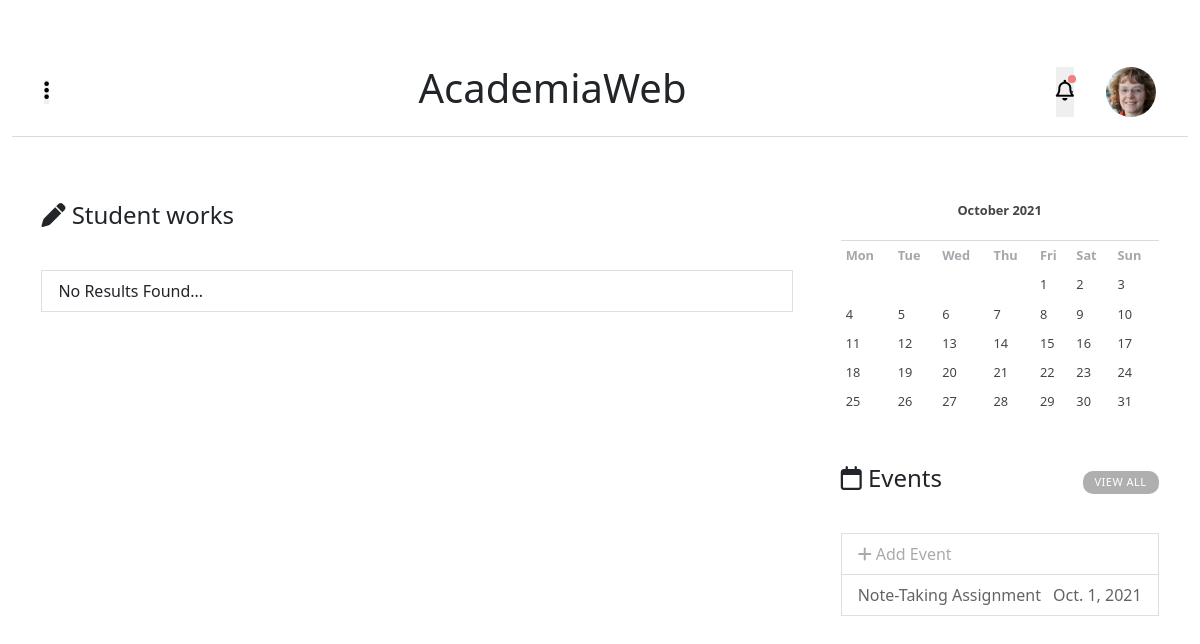
/academiaweb/home/ (signed in), run on an earlier commit of the app's database.
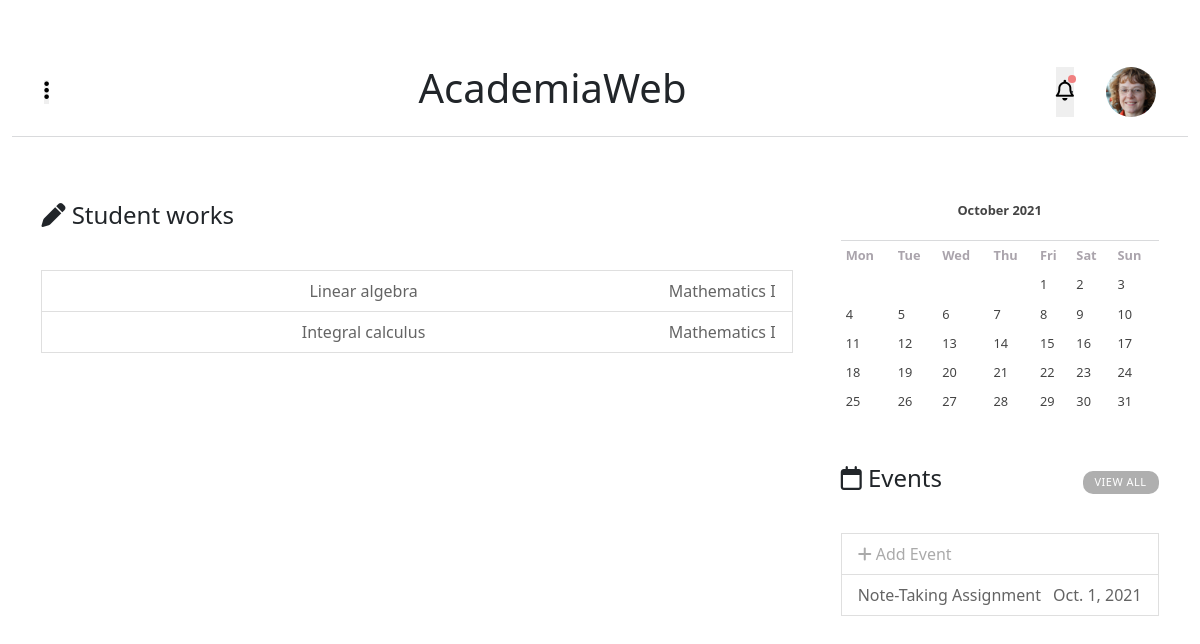
And on a later commit of the database.
### main_app/models.py (models this page shows, shortened)
class Events(models.Model):
    id          = models.AutoField(primary_key=True)
    title       = models.CharField(max_length=50)
    message     = models.TextField()
    event_date  = models.DateField()
    year        = models.ForeignKey(SchoolYears,on_delete=models.CASCADE)
    author      = models.ForeignKey(UserAccount,on_delete=models.CASCADE)
    created     = models.DateTimeField(auto_now_add=datetime.datetime.now())
    class Meta():
        verbose_name        = 'Event'
        verbose_name_plural = 'Events'

class ClassWork(models.Model):
    author   = models.ForeignKey(Teachers,on_delete=models.CASCADE)
    year     = models.ForeignKey(SchoolYears,on_delete=models.CASCADE)
    course   = models.ForeignKey(Courses,on_delete=models.CASCADE)
    topic    = models.ForeignKey(CourseTopic,on_delete=models.CASCADE)
    title    = models.CharField(max_length=50)
    instructions = models.TextField()
    file     = models.FileField(upload_to=upload_location_assignment,null=True,blank=True)
    deadline = models.DateField(null=True,blank=True)
    created = models.DateTimeField(auto_now=datetime.datetime.now())
    def __str__(self):
        return self.title

class CourseTopic(models.Model):
    id          = models.AutoField(primary_key=True)
    course      = models.ForeignKey(Courses,on_delete=models.CASCADE,)
    name        = models.CharField(max_length=200)
    description = models.TextField()
    year        = models.ForeignKey(SchoolYears,on_delete=models.CASCADE)
    class Meta():
        verbose_name        = 'Course Content'
        verbose_name_plural = 'Courses Content'
    def __str__(self):
        return self.name

class Courses(models.Model):
    id             = models.AutoField(primary_key=True)
    name           = models.CharField(max_length=200)
    description    = models.TextField()
    year           = models.ForeignKey(SchoolYears,on_delete=models.CASCADE)
    course_picture = models.ImageField(blank=True,null=True, upload_to=upload_location)
    class Meta():
        verbose_name        = 'Course'
        verbose_name_plural = 'Courses'
    def __str__(self):
        return self.name

### main_app/views.py (the view)
# urls.py: path('home/',views.HomeView,name='home'),
def HomeView(request):
    data = user_profile(request)
    user = data['user']
    notifications = data['notifications']
    year     = timezone.now().year
    month    = timezone.now().month
    calendar = HTMLCalendar().formatmonth(theyear=year,themonth=month)
    events   = Events.objects.filter(event_date__month=month).all()
    classworks  = request_account(request)['classwork']
    admissions = request_account(request)['admissions']
    history    = request_account(request)['history']
    print(classworks)
    context = {'notifications':notifications,
                'user':user,'calendar':calendar,'events':events,
                'classworks':classworks,'admissions':admissions,
                'history':history
    }
    return render(request,'home.html',context)

### main_app/models.py (called while the page is built)
    def __str__(self):
        return self.email

    @property
    def email(self):
        return str(self.user)

### main_app/utils.py (called while the page is built)
def request_account(request):
    data = user_profile(request)
    user = data['user']
    if request.user.is_admin:
        admissions = Applications.objects.order_by('-sent_date').all()
        history = None
        classwork = None
    if request.user.is_student:
        history    = History.objects.order_by('-seen').all()
        admissions = None
        classwork  = ClassWork.objects.filter(year=user.year).all()
    elif request.user.is_teacher:
        classwork  = ClassWork.objects.filter(course=user.courses).all()
        admissions = None
        history = None
    return{'classwork':classwork,'admissions':admissions,'history':history}

### main_app/templates/home.html (shortened to what this page needs)
{% extends 'base_home.html' %}
{% load static %}
{% block content %}
<link rel="stylesheet" href="{% static 'css/home.css' %}">
<div class="content">
    {% if request.user.is_admin %}
    <ul class="list-group">
        <div class="first_request">
            <div class="content-title">
                <h4><i class="fas fa-graduation-cap"></i> Admissions</h4>
                <a href="">View All</a>
            </div>
            {% if admissions %}
            {% for admission in admissions %}
            <li class="list-group-item">
                <a href="{% url 'admission' admission.email  %}">
                    <img src="{{admission.profile_picture.url}}" class="profile_picture">
                    <p id="info1">{{admission.full_name}}</p>
                    <p id="info2">{{admission.sent_date}}</p>
                </a>
            </li>
            {% endfor %}
            {% else %}
            <li class="list-group-item">No Results Found...</li>
            {% endif %}
        </div>
    </ul>
    {% elif request.user.is_teacher %}
    <ul class="list-group">
        <div class="first_request">
            <div class="content-title">
                <h4><i class="fas fa-pen"></i> Student works</h4>
            </div>
            {% if classworks %}
            {% for work in classworks %}
            <li class="list-group-item">
                <a href="">
                    <p id="info2">{{work.topic}}</p>
                    <p id="info1">{{work.course}}</p>
                </a>
            </li>
            {% endfor %}
            {% else %}
            <li class="list-group-item">No Results Found...</li>
            {% endif %}
        </div>
    </ul>
    {% endif %}
    <div class="events">
        <div class="calendar">
            {{calendar|safe}}
        </div>
        <div class="content-title">
            <h4><i class="far fa-calendar"></i> Events</h4>
            <a href="{% url 'events' %}">View All</a>
        </div>
        {% if request.user.is_admin or request.user.is_teacher %}
        <li class="list-group-item" id="add">
            <a href="{% url 'event_create' %}"><i class="fas fa-plus"></i> Add Event</a>
        </li>
        {% endif %}
        {% if events %}{% for event in events %}
        <li class="list-group-item">
            <a href="{% url 'event' event.title event.event_date %}">
                <p id="info1">{{event.title}}</p>
                <p id="info2">{{event.event_date}}</p>
            </a>
        </li>
        {% endfor %}{% else %}
        <li class="list-group-item">
            No Results Found...
        </li>{% endif %}
    </div>
</div>
{% endblock %}

What changed in the data, as far as the page shows it:
added ClassWork: topic "Linear algebra", course "Mathematics I"
added ClassWork: topic "Integral calculus", course "Mathematics I"
Also different on the page:
text no longer shown: "No Results Found..."
